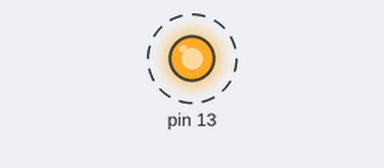
The sketch below on a simulated Arduino Uno, built with avr-gcc and run on an emulated ATmega328P. Shown: output pins drawn as LEDs (lit = HIGH). Dashed ring = blinking.

Above: at 0.3 s.
Timing chart, 0 to 3.5 s (numbered marks = the images above):
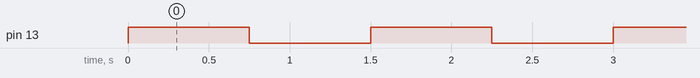

Measured:
- by itself, pin 13: alternates HIGH for 0.75 s and LOW for 0.75 s

The sketch:

3_3.ino
```cpp
void setup() {
  DDRB = 0b00100000;   // Set PB5 (digital pin 13) as an output for the LED
}

void loop() {
  PORTB ^= 0b00100000;  // Toggle PB5 using XOR: turns LED ON if it’s OFF, or OFF if it’s ON
  delay(750);            // Wait for 750 milliseconds
  PORTB ^= 0b00100000;  // Toggle PB5 again to switch the LED back
  delay(750);            // Wait another 750 milliseconds before repeating
}
```
